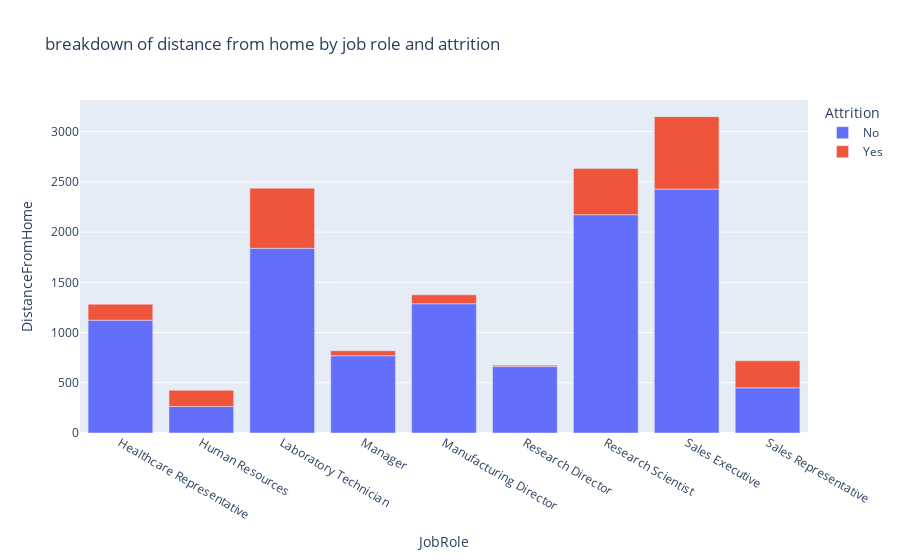

The code cell stored with this chart in its notebook:
### Code cell
fig = px.bar(dist, 
             x='JobRole', 
             y='DistanceFromHome', 
             color='Attrition',
            title='breakdown of distance from home by job role and attrition')
fig.show()

### Figure 1 — Plotly figure (JSON) as saved in the notebook; plotly's stock layout.template omitted (floating-point values rounded to 4 significant figures)
{"data": [{"alignmentgroup": "True", "hovertemplate": "Attrition=No<br>JobRole=%{x}<br>DistanceFromHome=%{y}<extra></extra>", "legendgroup": "No", "marker": {"color": "#636efa", "pattern": {"shape": ""}}, "name": "No", "offsetgroup": "No", "orientation": "v", "showlegend": true, "textposition": "auto", "type": "bar", "x": ["Healthcare Representative", "Human Resources", "Laboratory Technician", "Manager", "Manufacturing Director", "Research Director", "Research Scientist", "Sales Executive", "Sales Representative"], "xaxis": "x", "y": [1123, 264, 1838, 769, 1287, 661, 2173, 2428, 450], "yaxis": "y"}, {"alignmentgroup": "True", "hovertemplate": "Attrition=Yes<br>JobRole=%{x}<br>DistanceFromHome=%{y}<extra></extra>", "legendgroup": "Yes", "marker": {"color": "#EF553B", "pattern": {"shape": ""}}, "name": "Yes", "offsetgroup": "Yes", "orientation": "v", "showlegend": true, "textposition": "auto", "type": "bar", "x": ["Healthcare Representative", "Human Resources", "Laboratory Technician", "Manager", "Manufacturing Director", "Research Director", "Research Scientist", "Sales Executive", "Sales Representative"], "xaxis": "x", "y": [159, 161, 599, 50, 88, 14, 459, 721, 269], "yaxis": "y"}], "layout": {"barmode": "relative", "legend": {"title": {"text": "Attrition"}, "tracegroupgap": 0}, "title": {"text": "breakdown of distance from home by job role and attrition"}, "xaxis": {"anchor": "y", "domain": [0, 1], "title": {"text": "JobRole"}}, "yaxis": {"anchor": "x", "domain": [0, 1], "title": {"text": "DistanceFromHome"}}}}
